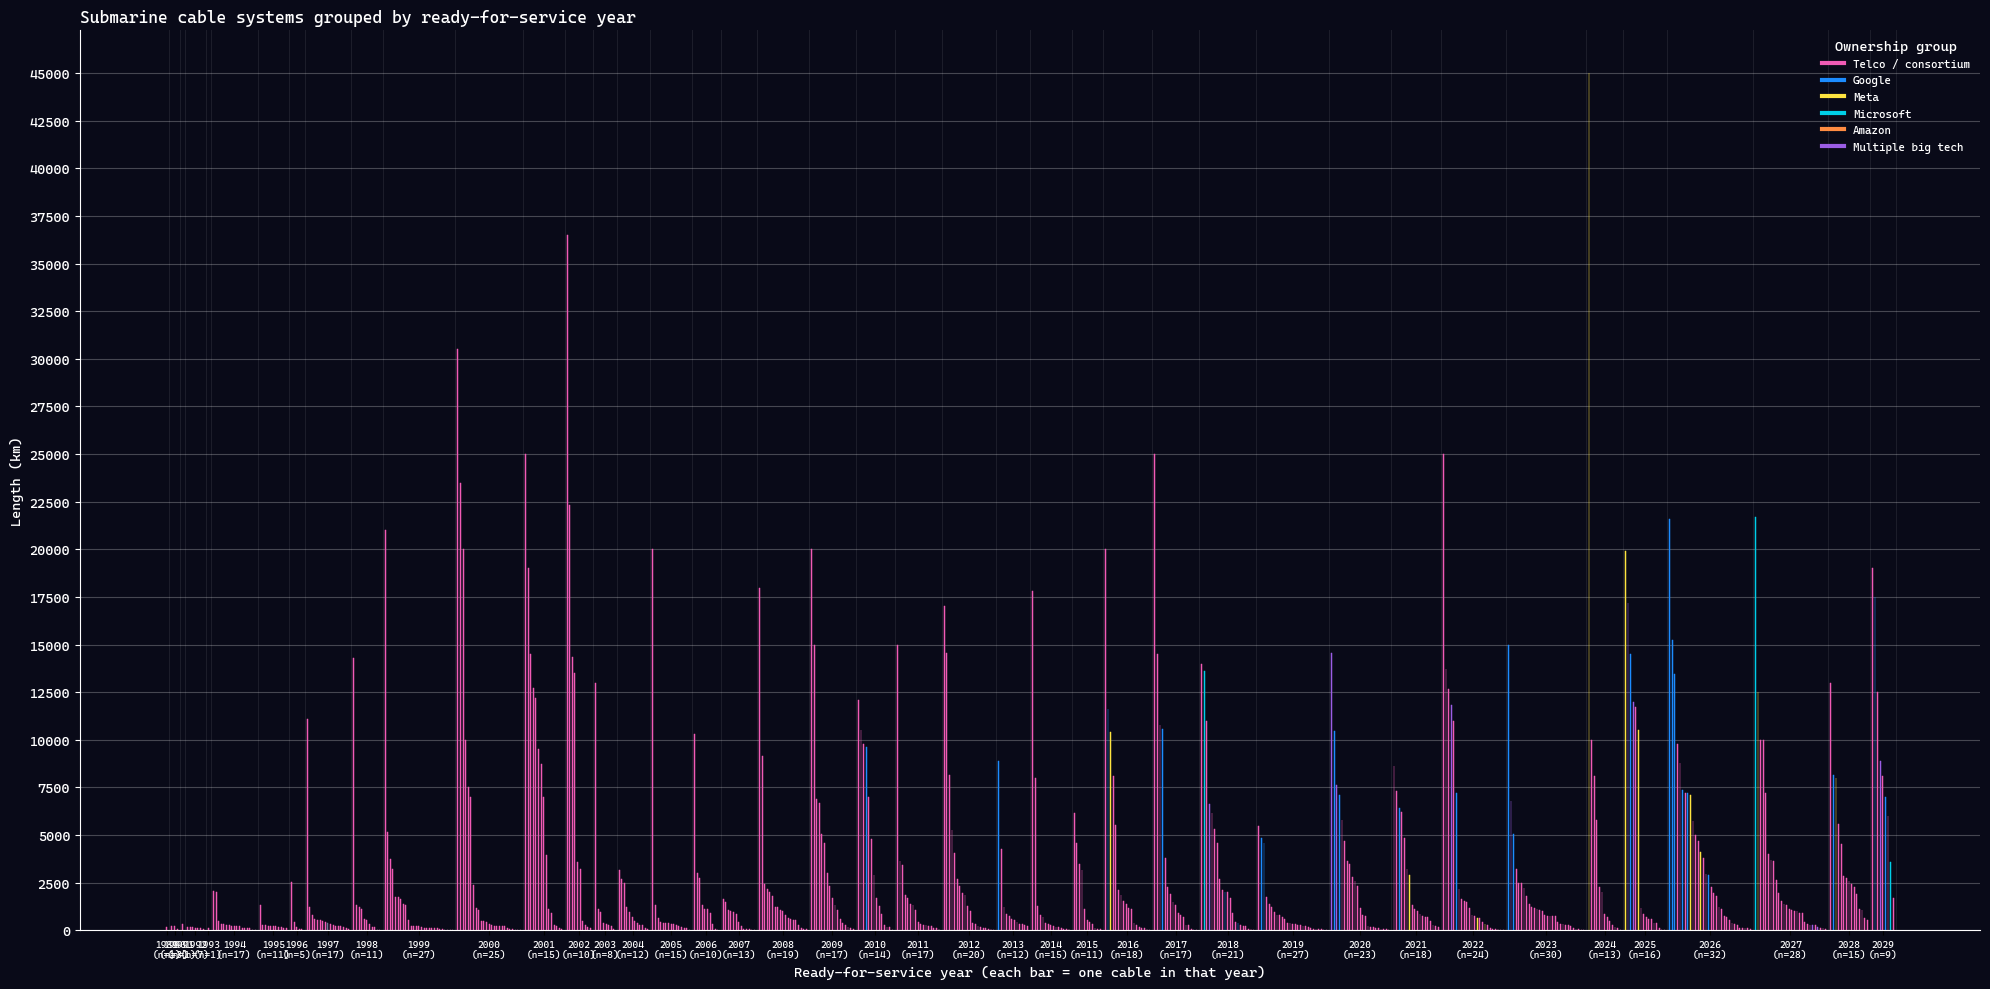

This chart was generated by the following Python code:
from matplotlib.ticker import MultipleLocator
from matplotlib.lines import Line2D

neon_palette = [
    "#F15BB5",  # magenta  -> telco / consortium
    "#00CFE8",  # cyan  -> Microsoft
    "#1C8CFF",  # blue  -> Google
    "#9B5DE5",  # violet -> multiple big tech
    "#FEE440",  # pink  -> Meta
    "#56E0C5",
    "#FEE440",
    "#FF8C42",  # orange -> Amazon / AWS
]

BIG_TECH_LABELS = {
    "Google": "Google",
    "Meta": "Meta",
    "Facebook": "Meta",
    "Microsoft": "Microsoft",
    "Amazon": "Amazon",
    "Amazon Web Services": "Amazon",
    "AWS": "Amazon",
}

ownership_colors = {
    "Telco / consortium": neon_palette[0],
    "Google": neon_palette[2],
    "Meta": neon_palette[4],
    "Microsoft": neon_palette[1],
    "Amazon": neon_palette[7],
    "Multiple big tech": neon_palette[3],
    "Unknown": "#6F7898",
}


def split_owners(raw):
    if raw is None or (isinstance(raw, float) and pd.isna(raw)):
        return []
    text = str(raw).strip()
    if not text:
        return []
    return [part.strip() for part in text.split(",") if part.strip()]


def ownership_group(raw_owners):
    owners = split_owners(raw_owners)
    if not owners:
        return "Unknown"
    big = []
    for owner in owners:
        label = BIG_TECH_LABELS.get(owner)
        if label and label not in big:
            big.append(label)
    if not big:
        return "Telco / consortium"
    if len(big) == 1:
        return big[0]
    return "Multiple big tech"


def ownership_legend(ax_or_fig, on_figure=False):
    legend_order = [
        "Telco / consortium",
        "Google",
        "Meta",
        "Microsoft",
        "Amazon",
        "Multiple big tech",
    ]
    handles = [
        Line2D([0], [0], color=ownership_colors[name], linewidth=3, label=name)
        for name in legend_order
    ]
    if on_figure:
        legend = ax_or_fig.legend(
            handles=handles,
            title="Ownership group",
            loc="lower center",
            bbox_to_anchor=(0.5, -0.12),
            ncol=6,
            frameon=False,
            fontsize=8,
        )
    else:
        legend = ax_or_fig.legend(
            handles=handles,
            title="Ownership group",
            loc="upper right",
            frameon=False,
            fontsize=8,
        )
    plt.setp(legend.get_texts(), color="#FFFFFF")
    legend.get_title().set_color("#FFFFFF")
    return legend


length_base = metadata.dropna(subset=["length_km", "name"]).copy()
length_base["ownership_group"] = length_base["owners"].apply(ownership_group)
length_base["bar_color"] = length_base["ownership_group"].map(ownership_colors)

by_year = (
    length_base.dropna(subset=["rfs_year"])
    .assign(rfs_year=lambda d: pd.to_numeric(d["rfs_year"], errors="coerce"))
    .dropna(subset=["rfs_year"])
    .sort_values(["rfs_year", "length_km"], ascending=[True, False])
    .copy()
)
by_year["rfs_year"] = by_year["rfs_year"].astype(int)

# Build x positions with a gap between successive years
year_gap = 1.0
x_positions = []
year_centers = {}
year_spans = {}
cursor = 0.0
for year, group in by_year.groupby("rfs_year", sort=True):
    start = cursor
    for _ in range(len(group)):
        x_positions.append(cursor)
        cursor += 1.0
    end = cursor - 1.0
    year_centers[year] = 0.5 * (start + end)
    year_spans[year] = (start - 0.5, end + 0.5)
    cursor += year_gap

by_year = by_year.reset_index(drop=True)
by_year["x"] = x_positions

fig, ax = plt.subplots(figsize=(20, 10), facecolor="#090A18")
ax.set_facecolor("#090A18")
ax.bar(
    by_year["x"],
    by_year["length_km"].astype(float),
    width=0.35,
    color=by_year["bar_color"].tolist(),
    edgecolor=by_year["bar_color"].tolist(),
    linewidth=0.35,
)

# Separators between years
ymax = float(by_year["length_km"].max())
for year, (left, right) in year_spans.items():
    ax.axvline(
        right + year_gap / 2.0, color="#FFFFFF", alpha=0.08, linewidth=0.8, zorder=0
    )

year_counts = by_year.groupby("rfs_year").size().to_dict()
tick_years = sorted(year_centers)
ax.set_xticks([year_centers[y] for y in tick_years])
ax.set_xticklabels(
    [f"{y}\n(n={year_counts[y]})" for y in tick_years],
    rotation=0,
    ha="center",
    color="#FFFFFF",
    fontsize=7,
)

ax.set_title(
    "Submarine cable systems grouped by ready-for-service year",
    color="#FFFFFF",
    loc="left",
)
ax.set_xlabel(
    "Ready-for-service year (each bar = one cable in that year)", color="#FFFFFF"
)
ax.set_ylabel("Length (km)", color="#FFFFFF")
ax.tick_params(axis="y", colors="#FFFFFF")
ax.spines["bottom"].set_color("#FFFFFF")
ax.spines["left"].set_color("#FFFFFF")
ax.spines["top"].set_visible(False)
ax.spines["right"].set_visible(False)
ax.yaxis.set_major_locator(MultipleLocator(2500))
ax.set_axisbelow(True)
ax.grid(axis="y", which="major", color="#FFFFFF", alpha=0.25)
ownership_legend(ax, on_figure=False)

plt.tight_layout()
fig.savefig(
    "01-.png",
    dpi=600,
    facecolor="#090A18",
    edgecolor="none",
)
plt.show()
plt.close(fig)

# Explicit membership list: which cables belong to each year
membership_rows = []
for year, group in by_year.groupby("rfs_year", sort=True):
    cable_bits = [
        f"{name} ({length:.0f} km, {own})"
        for name, length, own in zip(
            group["name"], group["length_km"], group["ownership_group"]
        )
    ]
    membership_rows.append(
        {
            "year": int(year),
            "n": len(group),
            "cables (name, length, ownership)": "; ".join(cable_bits),
        }
    )
cables_by_year = pd.DataFrame(membership_rows)

print(
    f"Cables plotted chronologically: {len(by_year):,} "
    f"across {by_year['rfs_year'].nunique()} years"
)
print()
print("Cables included in each ready-for-service year:")
pd.set_option("display.max_colwidth", 240)
pd.set_option("display.max_rows", 200)
display(cables_by_year)
